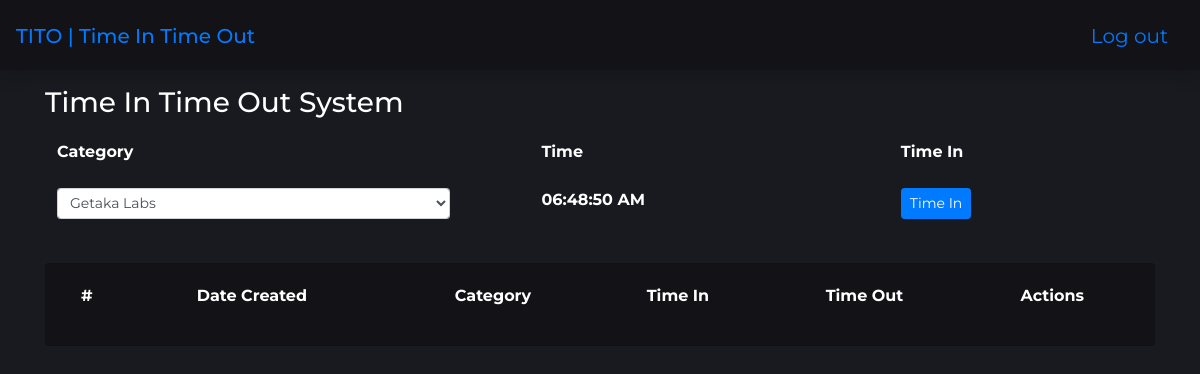
Page / (signed in) on the earlier database version.
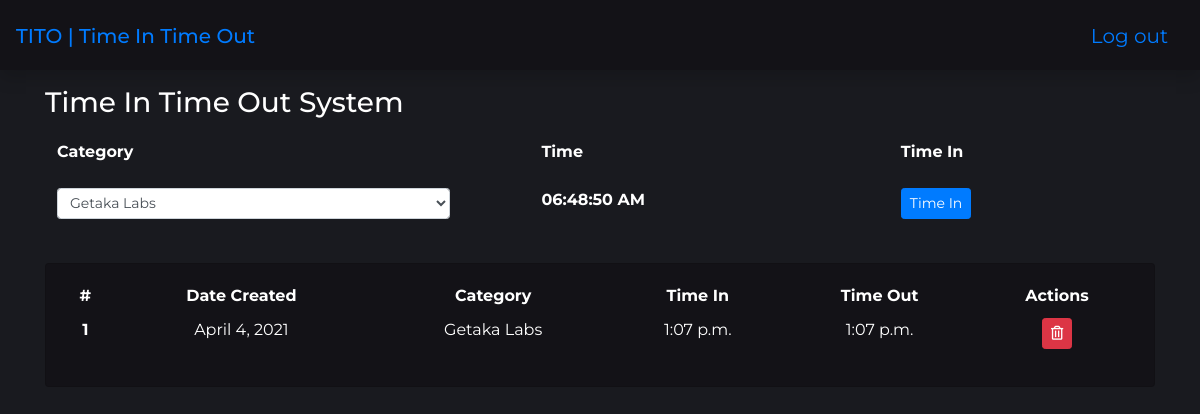
Same page on the later database version.
### app/models.py (models this page shows, shortened)
class TimeInTimeOut(models.Model):
    status = (
        ('Time In', 'Time In'),
        ('Time Out', 'Time Out'),
        ('Break In', 'Break In'),
        ('Break Out', 'Break Out'),
    )
    date_created = models.DateField(auto_now_add=True)
    category = models.ForeignKey(Category, on_delete=models.CASCADE)
    shift_date = models.DateField(auto_now_add=False)
    time_in = models.TimeField(auto_now_add=False, blank=True, null=True)
    time_out = models.TimeField(auto_now_add=False,blank=True, null=True)
    break_in = models.TimeField(auto_now_add=False, blank=True, null=True)
    break_out = models.TimeField(auto_now_add=False,blank=True, null=True)
    total_hrs = models.DurationField(blank=True, null=True)
    status = models.CharField(max_length=255, blank=True, null=True)
    task = models.TextField(max_length=1000, blank=True, null=True)

class Category(models.Model):
    category = models.CharField(max_length=255)
    def __str__(self):
        return self.category

### app/views.py (the view)
# urls.py: path('', homepage, name="homepage"),
@login_required
def homepage(request):
    template_name = "app/homepage.html"
    form = TimeInTimeOutForms(request.POST or None)
    now = datetime.now()
    date_today = now.strftime("%B %d %Y")
    time_now = now.strftime("%H:%M:%S")
    if form.is_valid():
        form.save()
        messages.error(request, "Schedule Created")
        text = r.listen("Schedule created")
        return redirect("app:homepage")
    else:
        form = TimeInTimeOutForms(request.POST or None)
    date_today = now.strftime("%B %d %Y")
    print(date_today)
    time_in_list = TimeInTimeOut.objects.filter(shift_date=now).order_by('shift_date')
    context = {
        'form': form,
        'time_in_list' : time_in_list,
        'date_today' : date_today,
    }
    return render(request, template_name, context)

### app/forms.py
class TimeInTimeOutForms(forms.ModelForm):
    class Meta:
        model = TimeInTimeOut
        fields = ['category','shift_date', 'time_in' , 'time_out',  'break_out','break_in', 'task']
        widgets = {
            'shift_date' : DateInput(),
            'time_in' : TimeInput(),
            'time_out' : TimeInput(),
            'break_in' : TimeInput(),
            'break_out' : TimeInput(),
        }

### app/templates/app/homepage.html (shortened to what this page needs)
{% extends 'base.html' %}
{% load widget_tweaks %}
{% block content %}
{% block extrastylesheet %}
    <link href="https://cdnjs.cloudflare.com/ajax/libs/twitter-bootstrap/4.5.2/css/bootstrap.css" rel="stylesheet">
    <link href="https://cdn.datatables.net/1.10.23/css/dataTables.bootstrap4.min.css" rel="stylesheet">
{% endblock extrastylesheet %}
<div class="container mt-3">
   <h3 style="color: white;">Time In Time Out System</h3>
            <form method="post" id="tito_form">
                <table class="table table-borderless">
                    <thead  style="color: white;">
                        <tr>
                            <th>Category</th>
                            <th></th>
                            <th>Time</th>
                            <th>Time In</th>
                        </tr>
                    </thead>
                    <tbody>
                        <tr>
                        <th scope="col">
                            <div class="form-group">
                                <select class="form-control form-control-sm" id="category" name="category">
                                    <option>Getaka Labs</option>
                                </select>
                            </div>
                        </th>
                        <th></th>
                        <th scope="col" >
                            <div id="clock" onload="showTime()" style="color: white;">
                            </div>
                        </th>
                        <th scope="col">
                            <button class="btn btn-primary btn-sm"  >Time In</button>
                        </th>
                        </tr>
                    </tbody>
                </table>
            </form>
    <div class="card p-3" style="color: white; background-color: #131217;">
        <table class="table table-sm table-borderless text-center" id="tito_table"  style="color: white; background-color: #131217;">
            <thead>
                <tr>
                    <th scope="col">#</th>
                    <th scope="col">Date Created</th>
                    <th scope="col">Category</th>
                    <th scope="col">Time In</th>
                    <th scope="col">Time Out</th>
                    <th scope="col">Actions</th>
                </tr>
            </thead>
            <tbody>
            {% for list in time_in_list %}
                <tr>
                    <th scope="row">{{forloop.counter}}</th>
                    <td>{{list.date_created}}</td>
                    <td>{{list.category}}</td>
                    <td>{{list.time_in|default_if_none:""}}</td>
                    <td>
                        {% if list.time_out == None %}
                            <a href={% url "app:time_out" list.pk %} class="btn btn-danger btn-sm">Time Out</a>
                        {% else %}
                            {{list.time_out}}
                        {% endif %}
                    </td>
                    <td>
                        {% if list.time_out == None %}
                            <button type="button" class="btn btn-danger btn-sm" disabled>
                                <i class="far fa-trash-alt"></i>
                            </button>
                        {% else %}
                            <a href={% url "app:delete" list.pk %} class="btn btn-danger btn-sm">
                                <i class="far fa-trash-alt"></i>
                            </a>
                        {% endif %}
                    </td>
                </tr>
            {% endfor %}
            </tbody>
        </table>
    </div>
</div>
{% endblock %}

Differences in the rows shown:
added TimeInTimeOut: date_created "April 4, 2021", category "Getaka Labs", time_in "1:07 p.m.", time_out "1:07 p.m."
